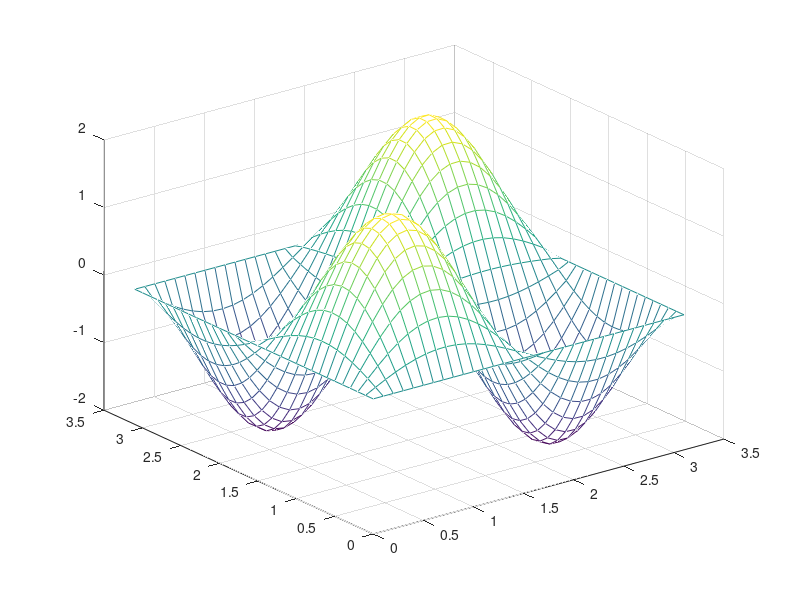
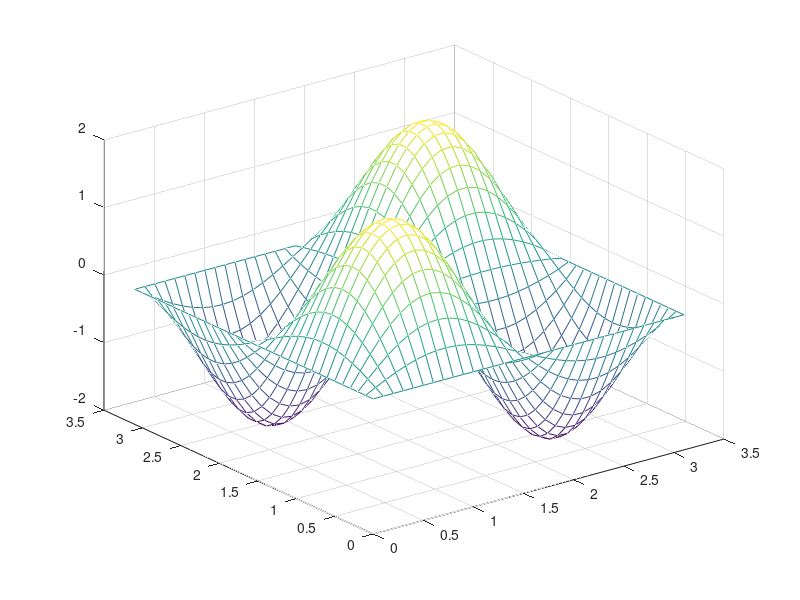

MATLAB code to generate these figures, in order: (Note: this script raises an error after producing the figures.)
clear; clc; close all; 

h=0.1; k=0.5*h^2; alpha=k/(h^2);
x=0:h:pi; y=0:h:pi; t=0:k:1.5;

n=size(x',1); m=size(t',1);

u=zeros(n);
us=zeros(n);

for ik=2:n-1
    for it=2:n-1
        u(ik,it)=8*sin(x(ik))*cos(x(ik))*sin(y(it))*cos(y(it));
    end
end

mesh(x,y,u)
filename='heat_2D.gif';
figure
for ik=1:m
    us=u;
    for it=1:5
        for ii=2:n-1
            for ij=2:n-1
                us(ii,ij)=(u(ii,ij)+alpha*(us(ii+1,ij)+us(ii-1,ij)+us(ii,ij+1)+us(ii,ij-1)))/(1+4*alpha);               
            end
        end       
    end
    u=us;
    mesh(x,y,us)
	zlim([-2 2])
%     pause(0.1);  
    frame=getframe(2);
    img=frame2im(frame);
    [imind cm]=rgb2ind(img,256);
    
    if ik == 1
        imwrite(imind,cm,filename,'gif','Loopcount',10);
    else
        imwrite(imind,cm,filename,'gif','Writemode','append');
    end
%     pause(0.01)    
end
